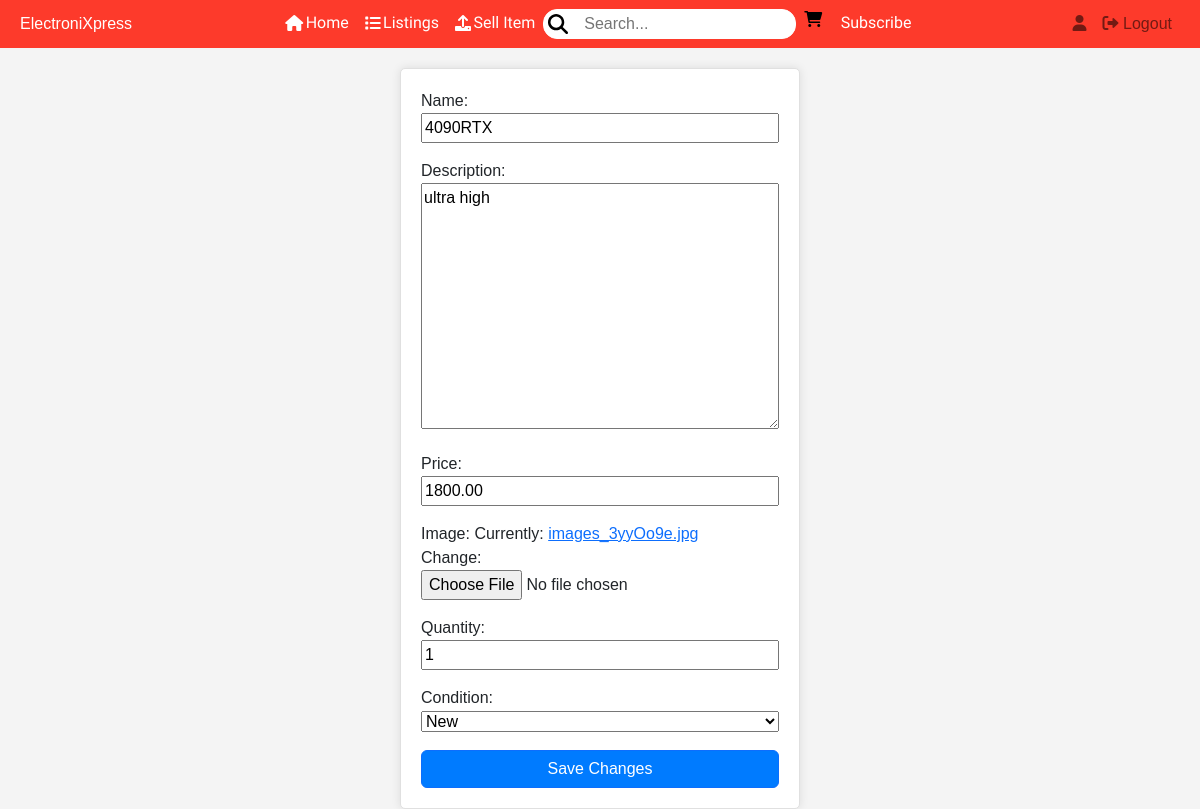
The page /edit_item/31/ (signed in) on the database its author committed.
### onlineshop/models.py (models this page shows, shortened)
class Item(models.Model):
    name = models.CharField(max_length=254)
    price = models.DecimalField(max_digits=6, decimal_places=2)
    description = models.TextField()
    sku = models.CharField(max_length=254, null=True, blank=True)
    image = models.ImageField(upload_to=upload_to)
    seller = models.ForeignKey(User, on_delete=models.CASCADE, related_name="items")
    created_on = models.DateTimeField(default=timezone.now)
    is_available = models.BooleanField(default=True) #retrieves the items and displays it in section items for sale
    is_sold = models.BooleanField(default=False)# Mark as sold button will check the state of this
    quantity = models.PositiveIntegerField(default=1)
    condition = models.CharField(max_length=50, choices=CONDITION_CHOICES, default='new')
    default_country = CountryField(blank_label="Country", null=True, blank=True)

### onlineshop/views.py (the view)
# urls.py: path("edit_item/<int:item_id>/", views.edit_item_view, name="edit_item"),
@login_required
def edit_item_view(request, item_id):
    item = get_object_or_404(Item, id=item_id, seller=request.user)
    if request.method == "POST":
        form = EditItemForm(request.POST, request.FILES, instance=item)
        if form.is_valid():
            form.save()
            return redirect("profile")
    else:
        form = EditItemForm(instance=item)
    return render(request, "edit_item.html", {"form": form, "item": item})

### onlineshop/forms.py
class EditItemForm(forms.ModelForm):
    class Meta:
        model = Item
        fields = ["name", "description", "price",
                  "image", "quantity", "condition"]

### templates/edit_item.html (shortened to what this page needs)
{% extends 'base.html' %}
{% load static %}
{% block content %}
<link rel="stylesheet" href="{% static 'css/edit_item.css' %}" />
<form method="post" class="modern-form">
    {{ form.as_p }}
    <button class="btn btn-primary" type="submit">Save Changes</button>
</form>
{% endblock %}

### static/css/edit_item.css (style rules this page uses)
body { background-color: #f4f4f4; font-family: Arial, sans-serif; }
button, input, optgroup, select, textarea { margin: 0; font-family: inherit; font-size: inherit; width: 100%; line-height: inherit; }
.modern-form { background-color: #ffffff; border: 1px solid #e0e0e0; border-radius: 5px; padding: 20px; box-shadow: 0px 0px 10px rgba(0, 0, 0, 0.1); margin-top: 20px; max-width: 400px; margin-left: auto; margin-right: auto; }
.modern-form .btn-primary { background-color: #007bff; color: #fff; width: 100%; }

### rows shown on the page
Item: name "4090RTX", description "ultra high", price "1800.00", quantity "1", condition "New"
